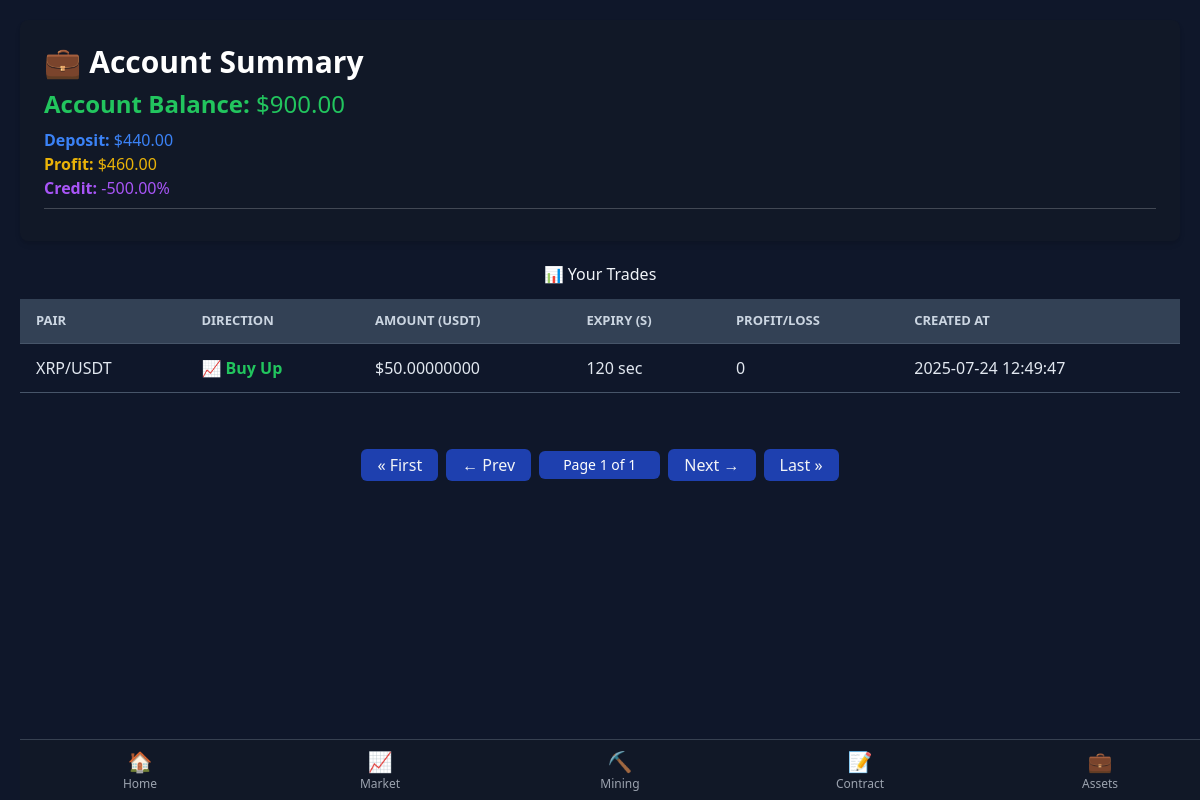
The page /assets/ (signed in) on the database its author committed.
### powerdigital_app/models.py (models this page shows, shortened)
class Profile(models.Model):
    user = models.OneToOneField(User, on_delete=models.CASCADE)
    withdrawal_password = models.CharField(max_length=128)
    total_deposit = models.DecimalField(default=0, max_digits=12, decimal_places=2)
    total_profit = models.DecimalField(default=0, max_digits=12, decimal_places=2)
    credit = models.DecimalField(default=0, max_digits=12, decimal_places=2)
    invite_code = models.CharField(max_length=12, unique=True, blank=True, null=True)

class TradeOrder(models.Model):
    user = models.ForeignKey(User, on_delete=models.CASCADE)
    pair = models.CharField(max_length=20)
    direction = models.CharField(max_length=20)
    amount = models.DecimalField(max_digits=20, decimal_places=8)
    expiry_time = models.IntegerField()
    balance = models.DecimalField(max_digits=20, decimal_places=8)
    potential_profit = models.DecimalField(max_digits=20, decimal_places=8, default=0)
    expires_at = models.DateTimeField()
    is_closed = models.BooleanField(default=False)
    created_at = models.DateTimeField(auto_now_add=True)
    yield_percent = models.DecimalField(max_digits=6, decimal_places=2, default=0)
    manual_profit = models.DecimalField(max_digits=20, decimal_places=8, default=0)
    @property
    def single_trade(self):
        return (self.yield_percent or 0) + (self.manual_profit or 0)

### powerdigital_app/views.py (the view)
# urls.py: path("assets/", views.user_trades, name="user_trades"),
@login_required
def user_trades(request):
    if request.user.is_staff or request.user.is_superuser:
        return redirect('admin_dashboard')
    trades = TradeOrder.objects.filter(user=request.user).order_by('-created_at')
    profile, _ = Profile.objects.get_or_create(user=request.user)
    total_profit = profile.total_profit
    total_credit = profile.credit
    total_deposit = profile.total_deposit
    total_balance = total_deposit + total_profit
    paginator = Paginator(trades, 10)
    page_number = request.GET.get('page')
    page_obj = paginator.get_page(page_number)
    return render(request, "main/assets.html", {
        "user_trades": page_obj,  # ✅ Paginated trades
        "total_deposit": total_deposit,
        "total_profit": total_profit,
        "total_balance": total_balance,
        "credit": total_credit,
        "page_obj": page_obj,
    })

### powerdigital_app/templates/main/assets.html (shortened to what this page needs)
{% extends 'main/base.html' %} {% block content %}
<!DOCTYPE html>
<html lang="en">
	<head>
		<script src="https://cdn.tailwindcss.com"></script>
	</head>
	<body>
		<div class="max-w-">
			{% if request.user.is_authenticated %}
				<div class="p-4 bg-gray-900 text-white rounded-lg shadow-md">
					<h2 class="text-xl md:text-3xl font-bold mb-2">💼 Account Summary</h2>
					<p class="text-green-500 text-xl my-2 md:text-2xl"><strong>Account Balance:</strong>
						${{ total_balance }}</p>
					<p class="text-blue-500"><strong> Deposit:</strong> ${{ total_deposit }}</p>
					<p class="text-yellow-500"><strong> Profit:</strong> ${{ total_profit }}</p>
					<p class="text-purple-500"><strong> Credit:</strong> {{ credit }}%</p>
					<hr class="my-2 border-gray-300" />
				</div>
			</div>
			{% endif %}
			<h2 style="text-align: center; color: #f1f5f9" class="mt-4">📊 Your Trades</h2>
			{% if page_obj %}
			<table>
				<thead>
					<tr>
						<th>Pair</th>
						<th>Direction</th>
						<th>Amount (USDT)</th>
						<th>Expiry (s)</th>
						<th>Profit/Loss</th>
						<th>Created At</th>
					</tr>
				</thead>
				<tbody>
					{% for trade in page_obj %}
					<tr>
						<td>{{ trade.pair }}</td>
						<td>
							{% if trade.direction == 'Buy Up' %}
							<span class="text-green">📈 Buy Up</span>
							{% else %}
							<span class="text-red">📉 Buy Down</span>
							{% endif %}
						</td>
						<td>${{ trade.amount }}</td>
						<td>{{ trade.expiry_time }} sec</td>
						<td>{{ trade.single_trade }}</td>
						<td>{{ trade.created_at|date:"Y-m-d H:i:s" }}</td>
					</tr>
					{% endfor %}
				</tbody>
			</table>
			<br />
			<div class="mt-8 flex justify-center items-center space-x-2">
				{% if page_obj.has_previous %}
				<a
					href="?page=1"
					class="px-3 py-1 bg-gray-700 text-white rounded hover:bg-gray-600"
					>« First</a
				>
				<a
					href="?page={{ page_obj.previous_page_number }}"
					class="px-3 py-1 bg-gray-700 text-white rounded hover:bg-gray-600"
					>← Prev</a
				>
				{% else %}
				<span
					class="px-3 py-1 bg-blue-800 text-gray-100 rounded cursor-not-allowed"
					>« First</span
				>
				<span
					class="px-3 py-1 bg-blue-800 text-gray-100 rounded cursor-not-allowed"
					>← Prev</span
				>
				{% endif %}
				<span class="px-4 py-1 bg-blue-800 text-white rounded text-sm">
					Page {{ page_obj.number }} of {{ page_obj.paginator.num_pages }}
				</span>
				{% if page_obj.has_next %}
				<a
					href="?page={{ page_obj.next_page_number }}"
					class="px-3 py-1 bg-gray-700 text-white rounded hover:bg-gray-600"
					>Next →</a
				>
				<a
					href="?page={{ page_obj.paginator.num_pages }}"
					class="px-3 py-1 bg-gray-700 text-white rounded hover:bg-gray-600"
					>Last »</a
				>
				{% else %}
				<span
					class="px-3 py-1 bg-blue-800 text-gray-100 rounded cursor-not-allowed"
					>Next →</span
				>
				<span
					class="px-3 py-1 bg-blue-800 text-gray-100 rounded cursor-not-allowed"
					>Last »</span
				>
				{% endif %}
			</div>
			{% else %}
			<p class="no-trades">You have no trades yet.</p>
			{% endif %}
		<br /><br /><br />
	</body>
</html>
{% endblock %}

### powerdigital_app/templates/main/base.html (style rules this page uses)
body { background-color: #121420; color: #fff; padding-bottom: 100px; }

### powerdigital_app/templates/main/assets.html (style rules this page uses)
body { background-color: #0f172a; color: #e2e8f0; font-family: "Segoe UI", Tahoma, Geneva, Verdana, sans-serif; margin: 0; padding: 20px; }
table { width: 100%; border-collapse: collapse; margin-top: 15px; }
thead { background-color: #334155; color: #cbd5e1; text-transform: uppercase; font-size: 13px; }
th, td { padding: 12px 16px; text-align: left; border-bottom: 1px solid #475569; }
.text-green { color: #22c55e; font-weight: bold; }

### rows shown on the page
Profile: total_deposit "440.00", total_profit "460.00", credit "-500.00"
TradeOrder: pair "XRP/USDT", direction "📈 Buy Up", amount "50.00000000", expiry_time "120", single_trade "0", created_at "2025-07-24 12:49:47"

### other values the page prints
{{ total_balance }} "900.00"
{{ page_obj.number }} "1"
{{ page_obj.paginator.num_pages }} "1"
